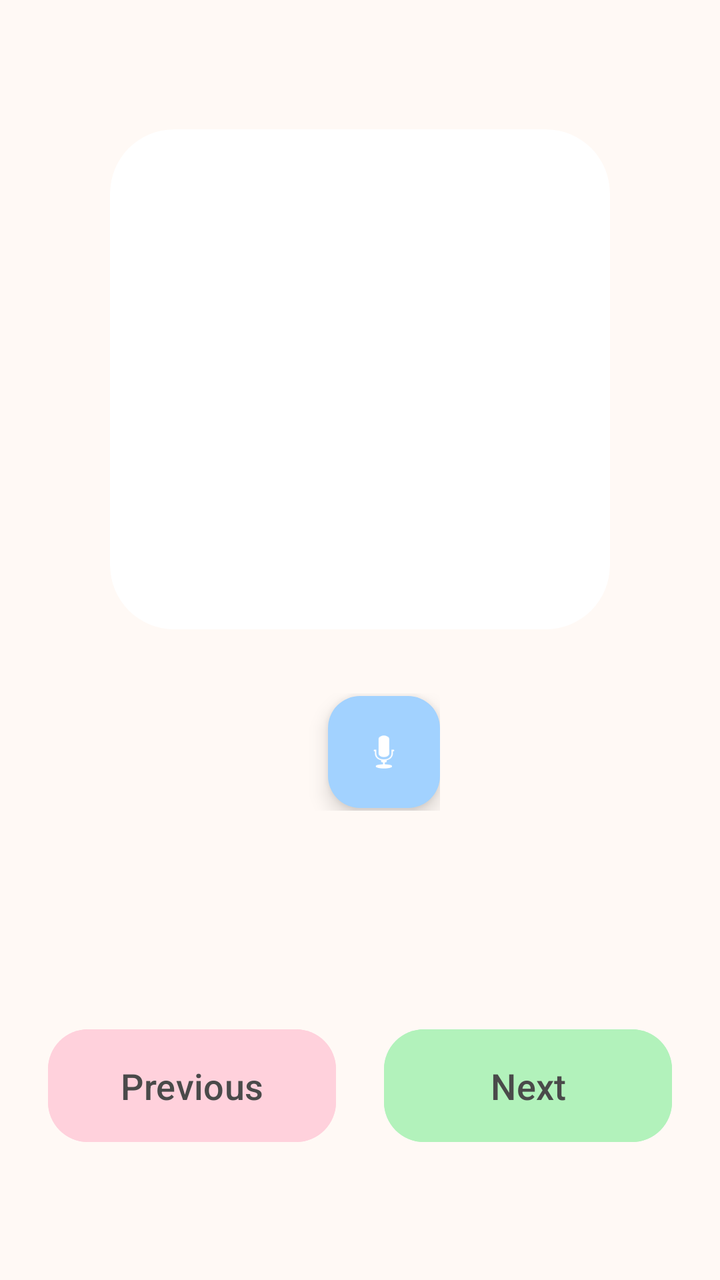
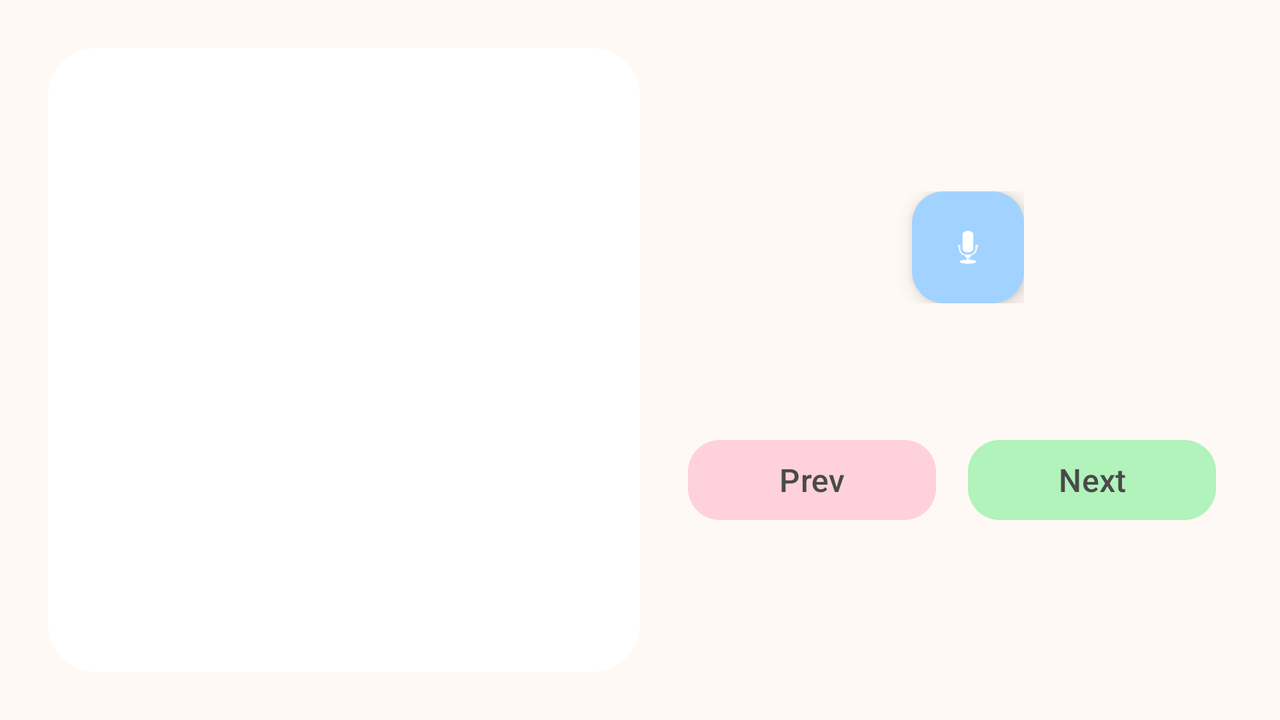

Compare how this app lays out the same screen by default and in its alternative resource folder. The renders come first, then the two layout files and the values they reference.
<!-- AndroidManifest.xml: application theme Theme.SammyApp -->
<!-- res/layout/activity_colors.xml -->
<?xml version="1.0" encoding="utf-8"?>
<LinearLayout xmlns:android="http://schemas.android.com/apk/res/android"
    xmlns:app="http://schemas.android.com/apk/res-auto"
    android:layout_width="match_parent"
    android:layout_height="match_parent"
    android:orientation="vertical"
    android:gravity="center"
    android:padding="24dp"
    android:background="@color/background_soft">

    <androidx.cardview.widget.CardView
        android:layout_width="wrap_content"
        android:layout_height="wrap_content"
        app:cardCornerRadius="32dp"
        app:cardElevation="0dp"
        android:layout_marginBottom="32dp"
        app:cardBackgroundColor="@color/white">

        <ImageView
            android:id="@+id/ivColor"
            android:layout_width="250dp"
            android:layout_height="250dp"
            android:padding="24dp"
            android:scaleType="fitCenter"
            android:contentDescription="Color representation" />
    </androidx.cardview.widget.CardView>

    <LinearLayout
        android:layout_width="wrap_content"
        android:layout_height="wrap_content"
        android:orientation="horizontal"
        android:gravity="center_vertical"
        android:layout_marginBottom="12dp">

        <TextView
            android:id="@+id/tvEnglish"
            android:layout_width="wrap_content"
            android:layout_height="wrap_content"
            android:textSize="44sp"
            android:textStyle="bold"
            android:textColor="@color/text_dark"
            android:fontFamily="sans-serif-medium" />

        <com.google.android.material.floatingactionbutton.FloatingActionButton
            android:id="@+id/btnSpeak"
            android:layout_width="wrap_content"
            android:layout_height="wrap_content"
            android:layout_marginStart="24dp"
            app:fabSize="mini"
            app:srcCompat="@android:drawable/ic_btn_speak_now"
            app:tint="@color/white"
            android:backgroundTint="@color/colorAccent"
            android:contentDescription="Listen pronunciation" />
    </LinearLayout>

    <TextView
        android:id="@+id/tvSpanish"
        android:layout_width="wrap_content"
        android:layout_height="wrap_content"
        android:textSize="28sp"
        android:textColor="#8E8E8E"
        android:layout_marginBottom="56dp" />

    <LinearLayout
        android:layout_width="match_parent"
        android:layout_height="wrap_content"
        android:orientation="horizontal"
        android:gravity="center">

        <com.google.android.material.button.MaterialButton
            android:id="@+id/btnPrevious"
            android:layout_width="0dp"
            android:layout_height="wrap_content"
            android:layout_weight="1"
            android:layout_marginEnd="12dp"
            android:text="Previous"
            android:textSize="18sp"
            android:textAllCaps="false"
            app:cornerRadius="20dp"
            android:backgroundTint="@color/pastel_pink"
            android:textColor="@color/text_dark"
            android:padding="16dp" />

        <com.google.android.material.button.MaterialButton
            android:id="@+id/btnNext"
            android:layout_width="0dp"
            android:layout_height="wrap_content"
            android:layout_weight="1"
            android:layout_marginStart="12dp"
            android:text="Next"
            android:textSize="18sp"
            android:textAllCaps="false"
            app:cornerRadius="20dp"
            android:backgroundTint="@color/pastel_green"
            android:textColor="@color/text_dark"
            android:padding="16dp" />
    </LinearLayout>

</LinearLayout>
<!-- resources referenced by this layout -->
<resources>
  <color name="background_soft">#FFF9F5</color>
  <color name="colorAccent">#A2D2FF</color>
  <color name="pastel_green">#B2F2BB</color>
  <color name="pastel_pink">#FFD1DC</color>
  <color name="text_dark">#4A4A4A</color>
  <color name="white">#FFFFFFFF</color>
  <!-- from res/values-v23/ -->
  <style name="Theme.SammyApp" parent="Base.Theme.SammyApp">
          
          <item name="android:navigationBarColor">@android:color/transparent</item>
          <item name="android:statusBarColor">@android:color/transparent</item>
          <item name="android:windowLightStatusBar">?attr/isLightTheme</item>
      </style>
  <style name="Base.Theme.SammyApp" parent="Theme.Material3.DayNight">
          
          <item name="colorPrimary">@color/colorPrimary</item>
          <item name="colorPrimaryDark">@color/colorPrimaryDark</item>
          <item name="colorAccent">@color/colorAccent</item>
          
          
          <item name="android:windowBackground">@color/background_soft</item>
          <item name="actionBarStyle">@style/MyActionBar</item>
      </style>
  <color name="colorPrimary">#FFAFCC</color>
  <color name="colorPrimaryDark">#FF8FB1</color>
  <style name="MyActionBar" parent="Widget.AppCompat.ActionBar">
          <item name="background">@color/colorPrimary</item>
          <item name="titleTextStyle">@style/MyActionBarTitle</item>
      </style>
  <style name="MyActionBarTitle" parent="TextAppearance.AppCompat.Widget.ActionBar.Title">
          <item name="android:textColor">@color/white</item>
          <item name="android:textStyle">bold</item>
      </style>
</resources>
<!-- res/layout-land/activity_colors.xml (the repository's variant of the layout above) -->
<!-- drawn on the phone turned sideways -->
<?xml version="1.0" encoding="utf-8"?>
<LinearLayout xmlns:android="http://schemas.android.com/apk/res/android"
    xmlns:app="http://schemas.android.com/apk/res-auto"
    android:layout_width="match_parent"
    android:layout_height="match_parent"
    android:orientation="horizontal"
    android:padding="16dp"
    android:background="@color/background_soft"
    android:gravity="center">

    
    <androidx.cardview.widget.CardView
        android:layout_width="0dp"
        android:layout_height="match_parent"
        android:layout_weight="1"
        app:cardCornerRadius="24dp"
        app:cardElevation="0dp"
        android:layout_margin="8dp"
        app:cardBackgroundColor="@color/white">

        <ImageView
            android:id="@+id/ivColor"
            android:layout_width="match_parent"
            android:layout_height="match_parent"
            android:padding="16dp"
            android:scaleType="fitCenter" />
    </androidx.cardview.widget.CardView>

    
    <LinearLayout
        android:layout_width="0dp"
        android:layout_height="wrap_content"
        android:layout_weight="1"
        android:orientation="vertical"
        android:gravity="center"
        android:padding="16dp">

        <LinearLayout
            android:layout_width="wrap_content"
            android:layout_height="wrap_content"
            android:orientation="horizontal"
            android:gravity="center_vertical"
            android:layout_marginBottom="8dp">

            <TextView
                android:id="@+id/tvEnglish"
                android:layout_width="wrap_content"
                android:layout_height="wrap_content"
                android:textSize="36sp"
                android:textStyle="bold"
                android:textColor="@color/text_dark"
                android:fontFamily="sans-serif-medium" />

            <com.google.android.material.floatingactionbutton.FloatingActionButton
                android:id="@+id/btnSpeak"
                android:layout_width="wrap_content"
                android:layout_height="wrap_content"
                android:layout_marginStart="16dp"
                app:fabSize="mini"
                app:srcCompat="@android:drawable/ic_btn_speak_now"
                app:tint="@color/white"
                android:backgroundTint="@color/colorAccent" />
        </LinearLayout>

        <TextView
            android:id="@+id/tvSpanish"
            android:layout_width="wrap_content"
            android:layout_height="wrap_content"
            android:textSize="24sp"
            android:textColor="#8E8E8E"
            android:layout_marginBottom="24dp" />

        <LinearLayout
            android:layout_width="match_parent"
            android:layout_height="wrap_content"
            android:orientation="horizontal"
            android:gravity="center">

            <com.google.android.material.button.MaterialButton
                android:id="@+id/btnPrevious"
                android:layout_width="0dp"
                android:layout_height="wrap_content"
                android:layout_weight="1"
                android:layout_marginEnd="8dp"
                android:text="Prev"
                android:textSize="16sp"
                android:textAllCaps="false"
                app:cornerRadius="16dp"
                android:backgroundTint="@color/pastel_pink"
                android:textColor="@color/text_dark" />

            <com.google.android.material.button.MaterialButton
                android:id="@+id/btnNext"
                android:layout_width="0dp"
                android:layout_height="wrap_content"
                android:layout_weight="1"
                android:layout_marginStart="8dp"
                android:text="Next"
                android:textSize="16sp"
                android:textAllCaps="false"
                app:cornerRadius="16dp"
                android:backgroundTint="@color/pastel_green"
                android:textColor="@color/text_dark" />
        </LinearLayout>
    </LinearLayout>

</LinearLayout>
